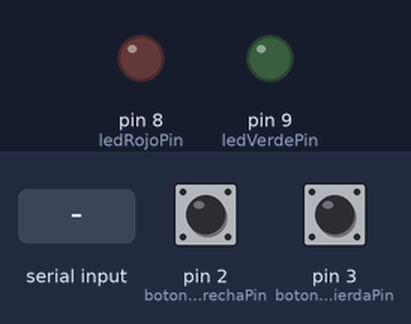
A sketch run on a simulated Arduino Uno, built with avr-gcc and run on an emulated ATmega328P. Shown: output pins drawn as LEDs (lit = HIGH). Inputs (shaded band) come from the test bench; at power-on: pin 2 (botonDerechaPin) HIGH, pin 3 (botonIzquierdaPin) HIGH.

Above: at 1.2 s.
1.3 s: "3" received over Serial
At 2.3 s:
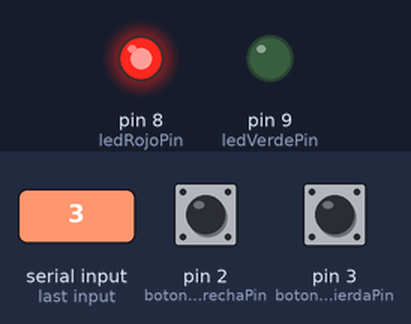
2.8 s: "4" received over Serial
At 4.0 s:
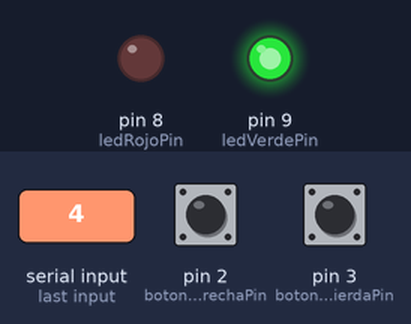
Timing chart, 0 to 5.8 s (numbered marks = the images above; inputs shaded):
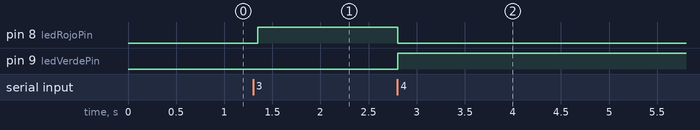

The sketch:

sketch61.ino
```cpp
const int botonDerechaPin = 2;
const int botonIzquierdaPin = 3;
const int ledRojoPin = 8;
const int ledVerdePin = 9;

int arduinoPort = 3; // Debes asignar el número correcto del puerto al que estás conectado

void setup() {
  Serial.begin(9600);
  pinMode(botonDerechaPin, INPUT_PULLUP);
  pinMode(botonIzquierdaPin, INPUT_PULLUP);
  pinMode(ledRojoPin, OUTPUT);
  pinMode(ledVerdePin, OUTPUT);
}

void loop() {
  if (digitalRead(botonDerechaPin) == LOW) {
    Serial.write('1');  // Enviar señal para mover la barra a la derecha
  } else if (digitalRead(botonIzquierdaPin) == LOW) {
    Serial.write('2');  // Enviar señal para mover la barra a la izquierda
  }

  delay(50);  // Evitar rebotes

 // Leer desde Serial
if (Serial.available() > 0) {
  char incomingChar = Serial.read();

  // Lógica para interpretar la señal desde Processing
  switch (incomingChar) {
    case '3':
      // La pelota está en juego, apagar LED rojo y encender LED verde
      digitalWrite(ledRojoPin, HIGH);
      digitalWrite(ledVerdePin, LOW);
      break;
    case '4':
      // El juego ha terminado, apagar LED verde y encender LED rojo
      digitalWrite(ledRojoPin, LOW);
      digitalWrite(ledVerdePin, HIGH);
      break;
    // Puedes agregar más casos según sea necesario
  }
}

}
```

Measured:
- after the input at 1.3 s, pin 8 (ledRojoPin): LOW → HIGH after 0.05 s
- after the input at 2.8 s, pin 8 (ledRojoPin): HIGH → LOW at once; pin 9 (ledVerdePin): LOW → HIGH at once
